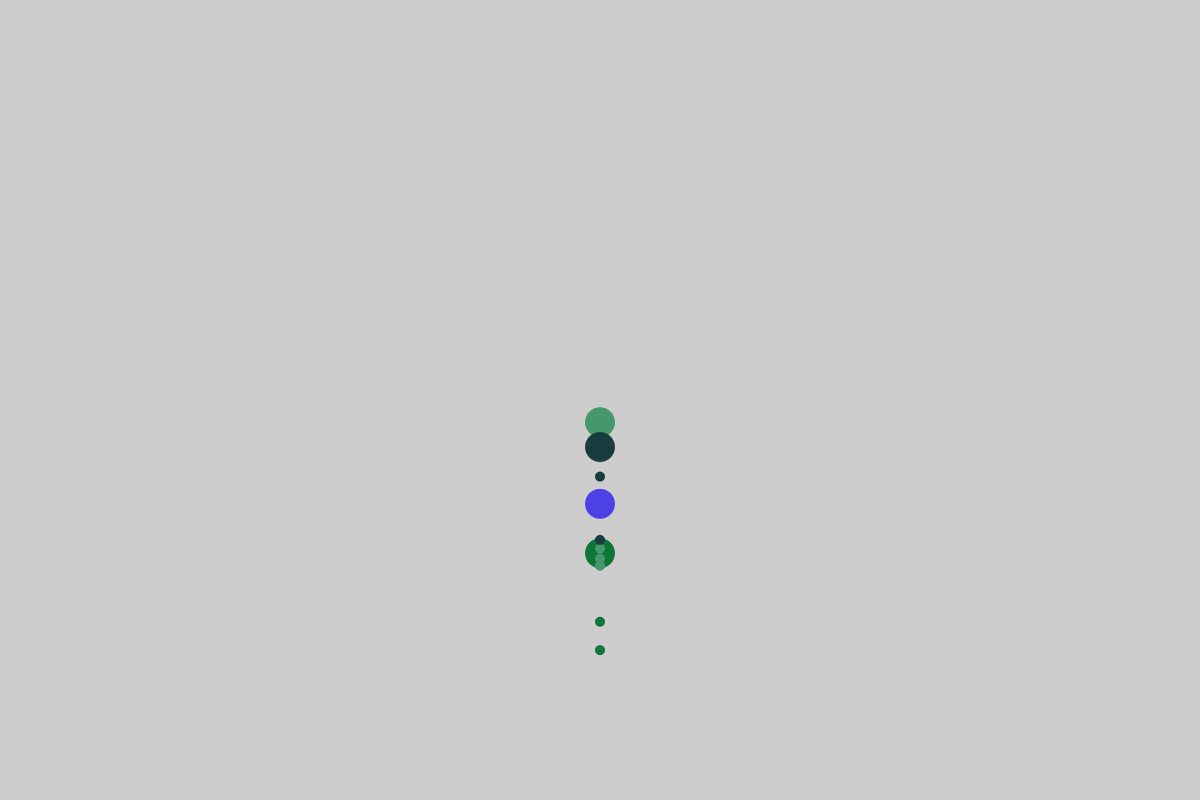
Frame 1 (no input)
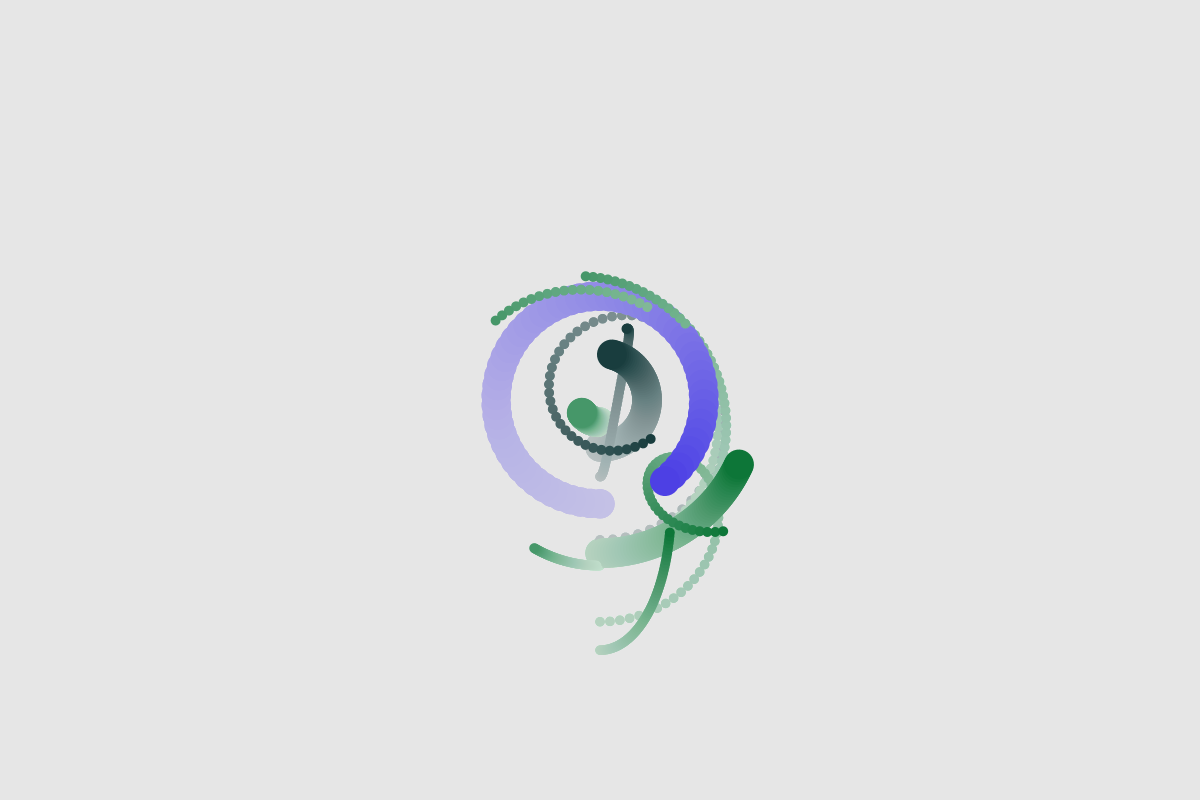
Frame 60 (the mouse pressed at the canvas centre just before this capture)
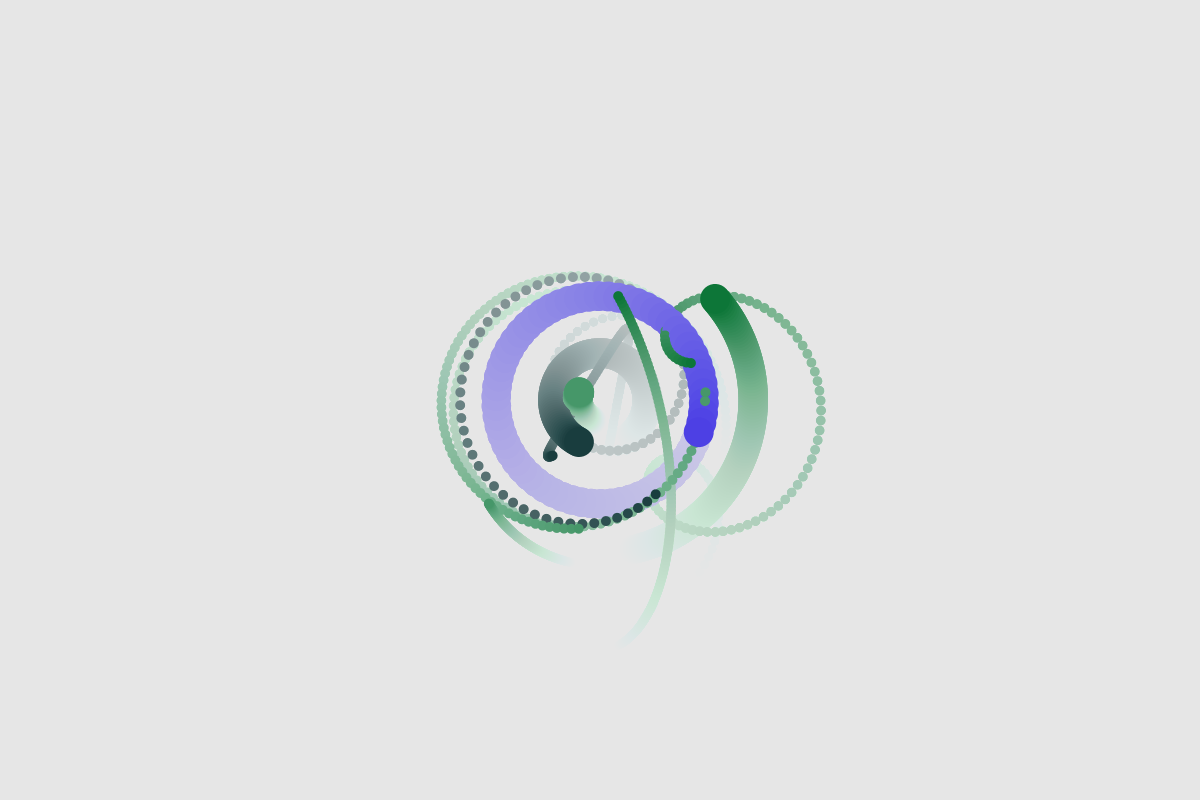
Frame 120 (the mouse held since frame 60 and released just before this capture)

The Processing sketch that drew these frames (run headless with seeded random() and noise(); from frame 60 on, the mouse is pressed at the canvas centre):

// Processing sketch: d6_Planets_more_2_75
// ── d6_Planets_more_2_75.pde
class planet {
 float speed = 1.0;
 float angle = 0.0;
 float dist = 100.0;
 float size = 10.0;
 color col = color(255,255,255);
 int nMoons = 0;
 ArrayList<planet> moons = new ArrayList<planet>();
 
 planet(int moons) //constuctor - need parameter for # of moons
 {
  this.speed = random(-5,10); 
  this.dist = random(20,160);
  this.nMoons = moons; //number of moons
  this.col = color (random(55,255),random(55, 255), random(55,255)); //chooses a color of every object
  for(int i = 0; i < this.nMoons; i++)
   {  
    planet aMoon = new planet(0); //new var
    aMoon.col = this.col;
    this.moons.add(aMoon);
   }
 }
 
 
 void update ()
 {
  this.angle += this.speed;
 }
 
 void draw () //a method
  {
   pushMatrix();
     rotate(radians(this.angle));
     translate(0,this.dist);
     fill(this.col); 
     circle(0,0,this.size); 
     for(int i = 0; i < this.nMoons; i++)
     {
      planet nMoon = this.moons.get(i); //for the current index
      nMoon.draw();
      nMoon.update(); 
    }
    popMatrix();
  }
}

int nPlts = 4;
ArrayList<planet> planets = new ArrayList<planet>();

void setup () {
 colorMode(HSB);
 size(1200,800);
 for(int i = 0; i < nPlts; i++)
 {
   planet aPlanet = new planet(floor(random(4))); //local var
   aPlanet.size = 30;
   planets.add(aPlanet);
 }
}

void draw () {
  noStroke(); 
  fill(0,0,400,5); 
  rect(0,0,width,height);
  translate(width/2,height/2);
  
 for(int i = 0; i < nPlts; i++)
 {
  planet aPlanet = planets.get(i); //local var for the current index
  aPlanet.draw();
  aPlanet.update();
 }
}
